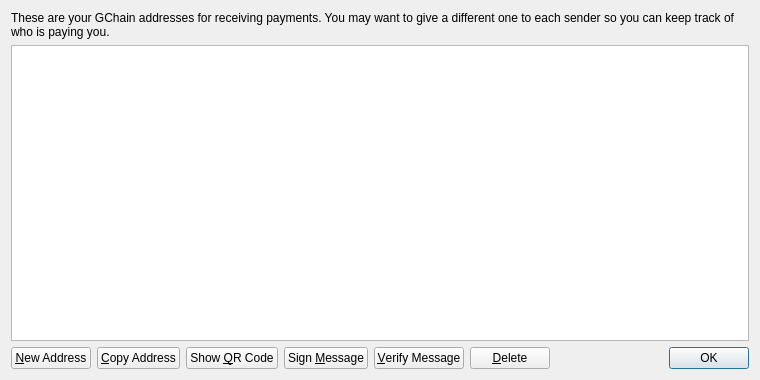
<?xml version="1.0" encoding="UTF-8"?>
<ui version="4.0">
 <class>AddressBookPage</class>
 <widget class="QWidget" name="AddressBookPage">
  <property name="geometry">
   <rect>
    <x>0</x>
    <y>0</y>
    <width>760</width>
    <height>380</height>
   </rect>
  </property>
  <property name="windowTitle">
   <string>Address Book</string>
  </property>
  <layout class="QVBoxLayout" name="verticalLayout">
   <item>
    <widget class="QLabel" name="labelExplanation">
     <property name="text">
      <string>These are your GChain addresses for receiving payments. You may want to give a different one to each sender so you can keep track of who is paying you.</string>
     </property>
     <property name="textFormat">
      <enum>Qt::PlainText</enum>
     </property>
     <property name="wordWrap">
      <bool>true</bool>
     </property>
    </widget>
   </item>
   <item>
    <widget class="QTableView" name="tableView">
     <property name="contextMenuPolicy">
      <enum>Qt::CustomContextMenu</enum>
     </property>
     <property name="toolTip">
      <string>Double-click to edit address or label</string>
     </property>
     <property name="tabKeyNavigation">
      <bool>false</bool>
     </property>
     <property name="alternatingRowColors">
      <bool>true</bool>
     </property>
     <property name="selectionMode">
      <enum>QAbstractItemView::SingleSelection</enum>
     </property>
     <property name="selectionBehavior">
      <enum>QAbstractItemView::SelectRows</enum>
     </property>
     <property name="sortingEnabled">
      <bool>true</bool>
     </property>
     <attribute name="verticalHeaderVisible">
      <bool>false</bool>
     </attribute>
    </widget>
   </item>
   <item>
    <layout class="QHBoxLayout" name="horizontalLayout">
     <item>
      <widget class="QPushButton" name="newAddressButton">
       <property name="toolTip">
        <string>Create a new address</string>
       </property>
       <property name="text">
        <string>&amp;New Address</string>
       </property>
       <property name="icon">
        <iconset resource="../bitcoin.qrc">
         <normaloff>:/icons/add</normaloff>:/icons/add</iconset>
       </property>
      </widget>
     </item>
     <item>
      <widget class="QPushButton" name="copyToClipboard">
       <property name="toolTip">
        <string>Copy the currently selected address to the system clipboard</string>
       </property>
       <property name="text">
        <string>&amp;Copy Address</string>
       </property>
       <property name="icon">
        <iconset resource="../bitcoin.qrc">
         <normaloff>:/icons/editcopy</normaloff>:/icons/editcopy</iconset>
       </property>
      </widget>
     </item>
     <item>
      <widget class="QPushButton" name="showQRCode">
       <property name="text">
        <string>Show &amp;QR Code</string>
       </property>
       <property name="icon">
        <iconset resource="../bitcoin.qrc">
         <normaloff>:/icons/qrcode</normaloff>:/icons/qrcode</iconset>
       </property>
      </widget>
     </item>
     <item>
      <widget class="QPushButton" name="signMessage">
       <property name="toolTip">
        <string>Sign a message to prove you own a GChain address</string>
       </property>
       <property name="text">
        <string>Sign &amp;Message</string>
       </property>
       <property name="icon">
        <iconset resource="../bitcoin.qrc">
         <normaloff>:/icons/edit</normaloff>:/icons/edit</iconset>
       </property>
      </widget>
     </item>
     <item>
      <widget class="QPushButton" name="verifyMessage">
       <property name="toolTip">
        <string>Verify a message to ensure it was signed with a specified GChain address</string>
       </property>
       <property name="text">
        <string>&amp;Verify Message</string>
       </property>
       <property name="icon">
        <iconset resource="../bitcoin.qrc">
         <normaloff>:/icons/transaction_0</normaloff>:/icons/transaction_0</iconset>
       </property>
      </widget>
     </item>
     <item>
      <widget class="QPushButton" name="deleteButton">
       <property name="toolTip">
        <string>Delete the currently selected address from the list</string>
       </property>
       <property name="text">
        <string>&amp;Delete</string>
       </property>
       <property name="icon">
        <iconset resource="../bitcoin.qrc">
         <normaloff>:/icons/remove</normaloff>:/icons/remove</iconset>
       </property>
      </widget>
     </item>
     <item>
      <spacer name="horizontalSpacer">
       <property name="orientation">
        <enum>Qt::Horizontal</enum>
       </property>
       <property name="sizeHint" stdset="0">
        <size>
         <width>40</width>
         <height>20</height>
        </size>
       </property>
      </spacer>
     </item>
     <item>
      <widget class="QDialogButtonBox" name="buttonBox">
       <property name="sizePolicy">
        <sizepolicy hsizetype="Maximum" vsizetype="Fixed">
         <horstretch>0</horstretch>
         <verstretch>0</verstretch>
        </sizepolicy>
       </property>
       <property name="standardButtons">
        <set>QDialogButtonBox::Ok</set>
       </property>
      </widget>
     </item>
    </layout>
   </item>
  </layout>
 </widget>
 <resources>
  <include location="../bitcoin.qrc"/>
 </resources>
 <connections/>
</ui>
